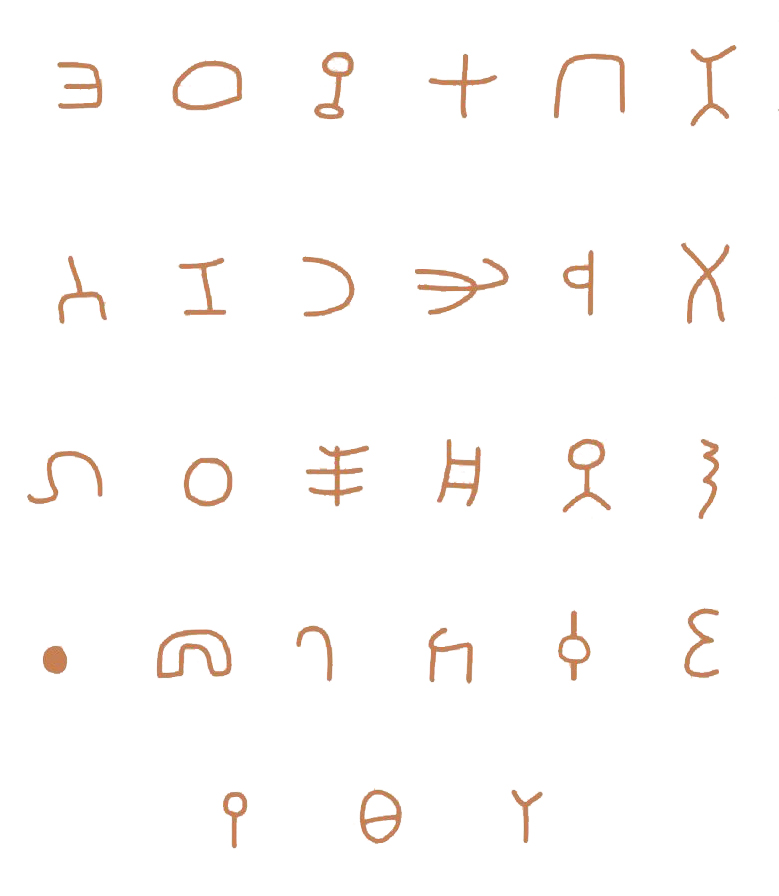
#> input picture thamudic_letters.png, 779 x 896 px; its folder holds only this picture in this run
$ python -i image_processor.py   (imports and definitions only)
#> lines starting #> are read from the running program, lines starting #| are printed output that depends on the picture; after the words box and inside, x2 and y2 are one past the last pixel; in counts of white or black regions, pixels touching at a corner belong together
import cv2
import os
import numpy as np
from pathlib import Path
import logging
from typing import Tuple, List
import shutil

# [1 line not run here, left out]
logger = logging.getLogger(__name__)

class ThamudicImageProcessor:
    def __init__(self, input_size: Tuple[int, int] = (224, 224)):
        """
        معالج الصور للأحرف الثمودية

        Args:
            input_size (Tuple[int, int]): الحجم المطلوب للصور (العرض، الارتفاع)
        """
        self.input_size = input_size

    def process_image(self, image_path: str, output_path: str = None) -> bool:
        """
        معالجة صورة واحدة وتحسين جودتها

        Args:
            image_path (str): مسار الصورة المدخلة
            output_path (str): مسار حفظ الصورة المعالجة

        Returns:
            bool: نجاح العملية
        """
#> called with image_path = '../thamudic_letters.png'
        try:
            # قراءة الصورة
            img = cv2.imread(image_path)
#> img is the input picture: shape (896, 779, 3); mean B, G, R 250.3, 251.4, 253.2
            if img is None:
                logger.error(f"فشل في قراءة الصورة: {image_path}")
                return False

            # تحويل إلى تدرج الرمادي
            gray = cv2.cvtColor(img, cv2.COLOR_BGR2GRAY)
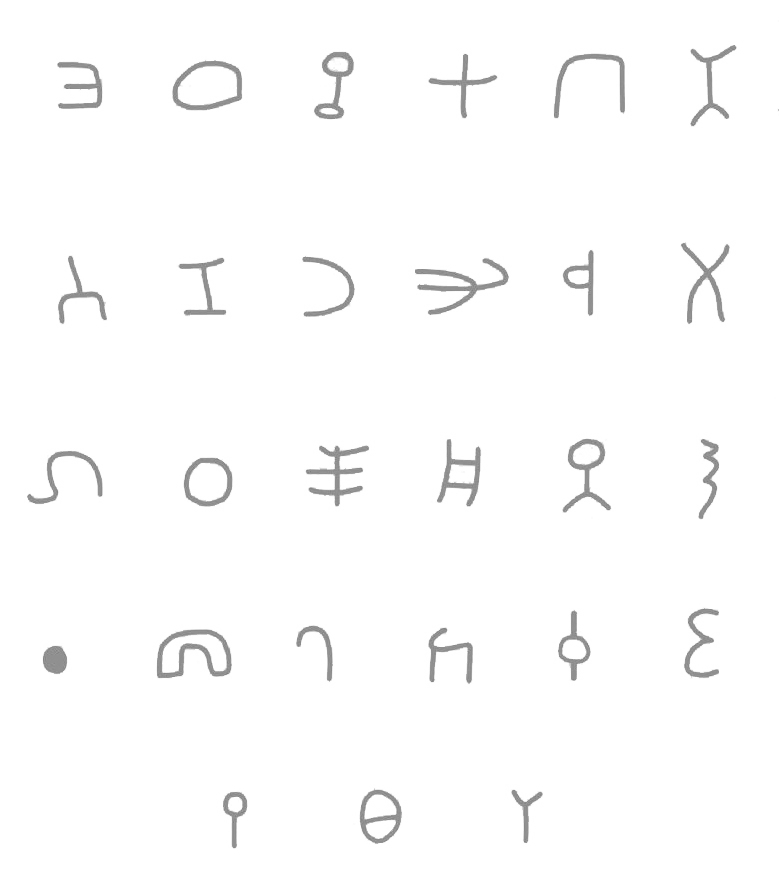
#> gray: shape (896, 779); min 123, max 255, mean 251.8

            # تحسين التباين باستخدام CLAHE
            clahe = cv2.createCLAHE(clipLimit=2.0, tileGridSize=(8,8))
            enhanced = clahe.apply(gray)

            # إزالة الضوضاء
            denoised = cv2.fastNlMeansDenoising(enhanced)

            # تحسين الحواف
            edges = cv2.Canny(denoised, 50, 150)
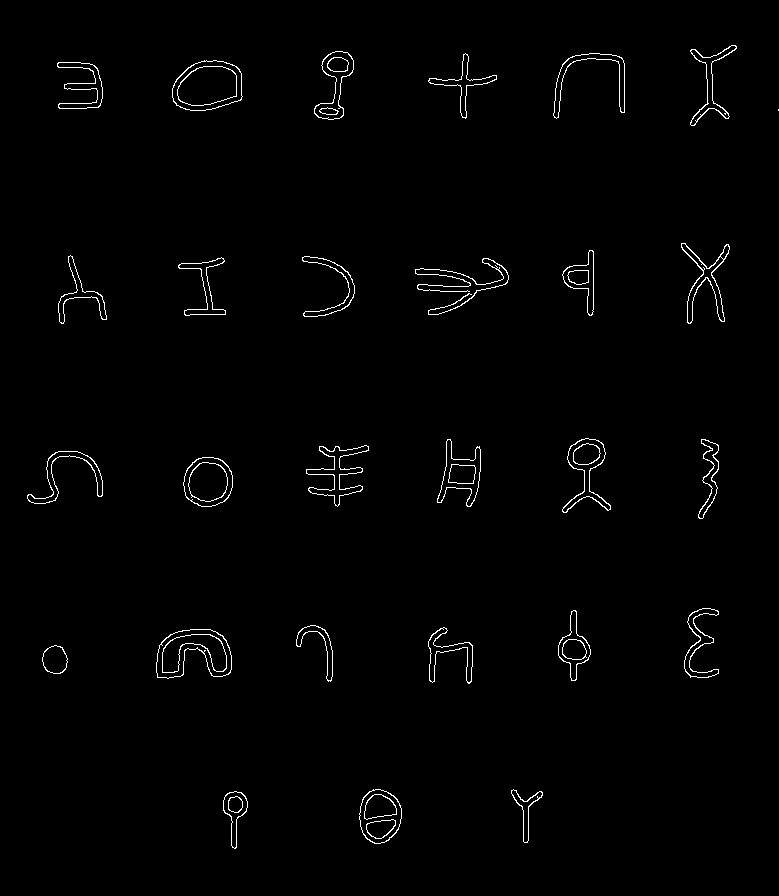
#> edges: shape (896, 779); 1.2% white in thin lines or dots, all inside (x1, y1, x2, y2) = (27, 45, 779, 849)
            kernel = np.ones((2,2), np.uint8)
            edges = cv2.dilate(edges, kernel, iterations=1)
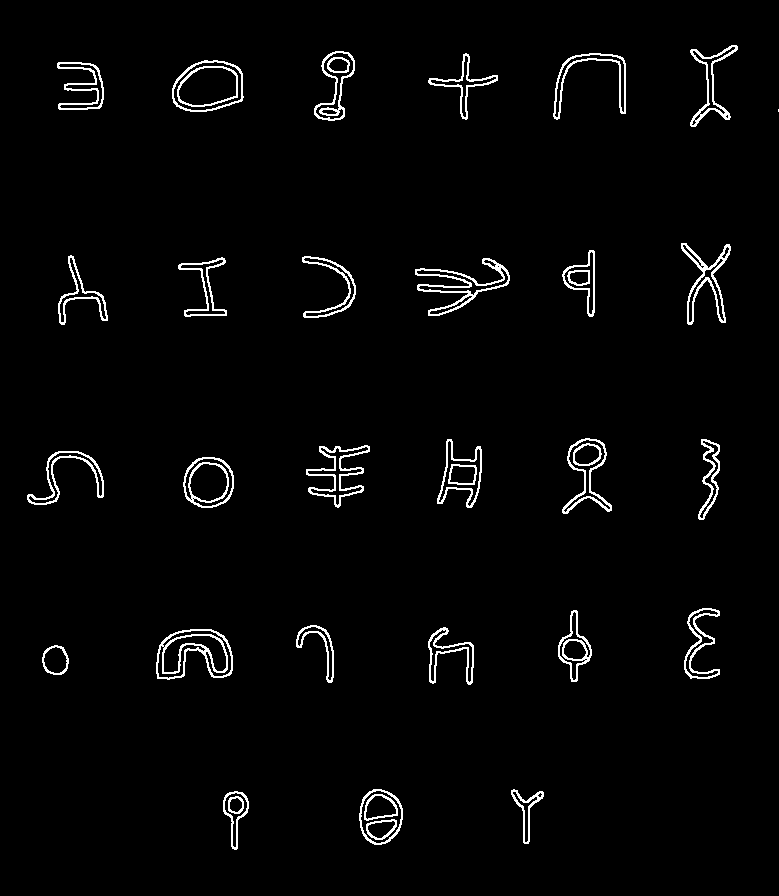
#> edges: shape (896, 779); 2.6% white in thin lines or dots, all inside (x1, y1, x2, y2) = (27, 45, 779, 850)

            # دمج الصورة المحسنة مع الحواف
            result = cv2.addWeighted(denoised, 0.7, edges, 0.3, 0)
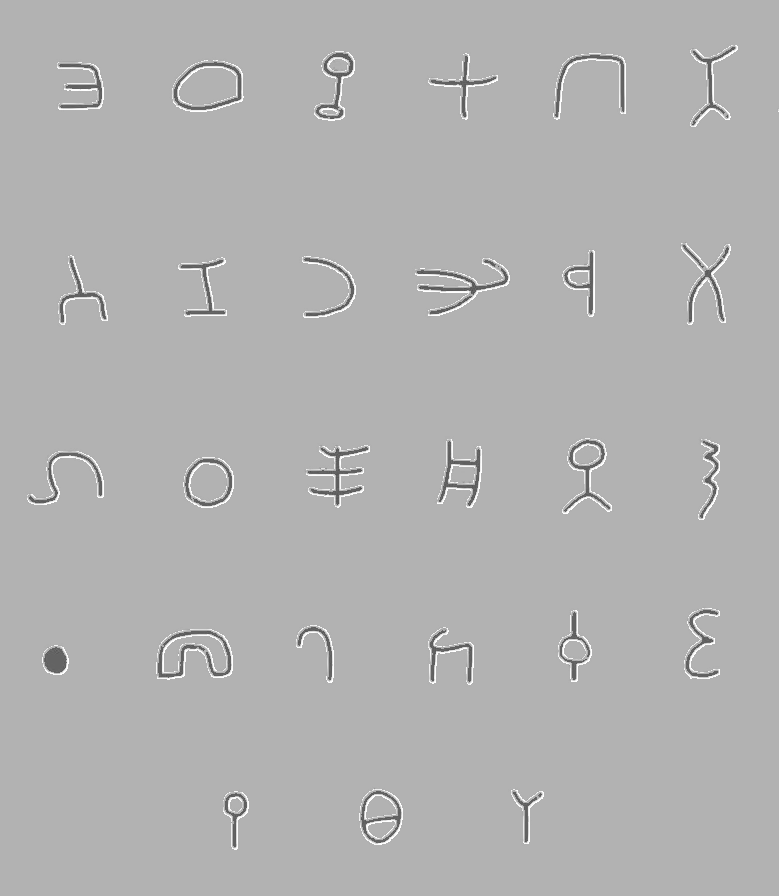
#> result: shape (896, 779); min 76, max 255, mean 177.6

            # تغيير الحجم مع الحفاظ على النسب
            h, w = result.shape
#> h = 896; w = 779
            aspect_ratio = w / h
#> aspect_ratio = 0.869
            if aspect_ratio > 1:
                new_w = self.input_size[0]
                new_h = int(new_w / aspect_ratio)
            else:
                new_h = self.input_size[1]
                new_w = int(new_h * aspect_ratio)
#> new_w = 194

            resized = cv2.resize(result, (new_w, new_h), interpolation=cv2.INTER_AREA)

            # إنشاء صورة فارغة بالحجم المطلوب
            final = np.zeros(self.input_size, dtype=np.uint8)
            y_offset = (self.input_size[1] - new_h) // 2
            x_offset = (self.input_size[0] - new_w) // 2
#> x_offset = 15
            final[y_offset:y_offset+new_h, x_offset:x_offset+new_w] = resized
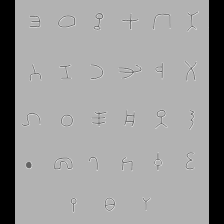
#> final: shape (224, 224); min 0, max 222, mean 153.8

            # حفظ الصورة
            if output_path:
                os.makedirs(os.path.dirname(output_path), exist_ok=True)
                cv2.imwrite(output_path, final)

            return True

        except Exception as e:
            logger.error(f"خطأ في معالجة الصورة {image_path}: {str(e)}")
            return False

    # [51 lines left out: functions process_directory, main, not called in this run]

# [2 lines not run here, left out]

>>> result = ThamudicImageProcessor().process_image('../thamudic_letters.png')
